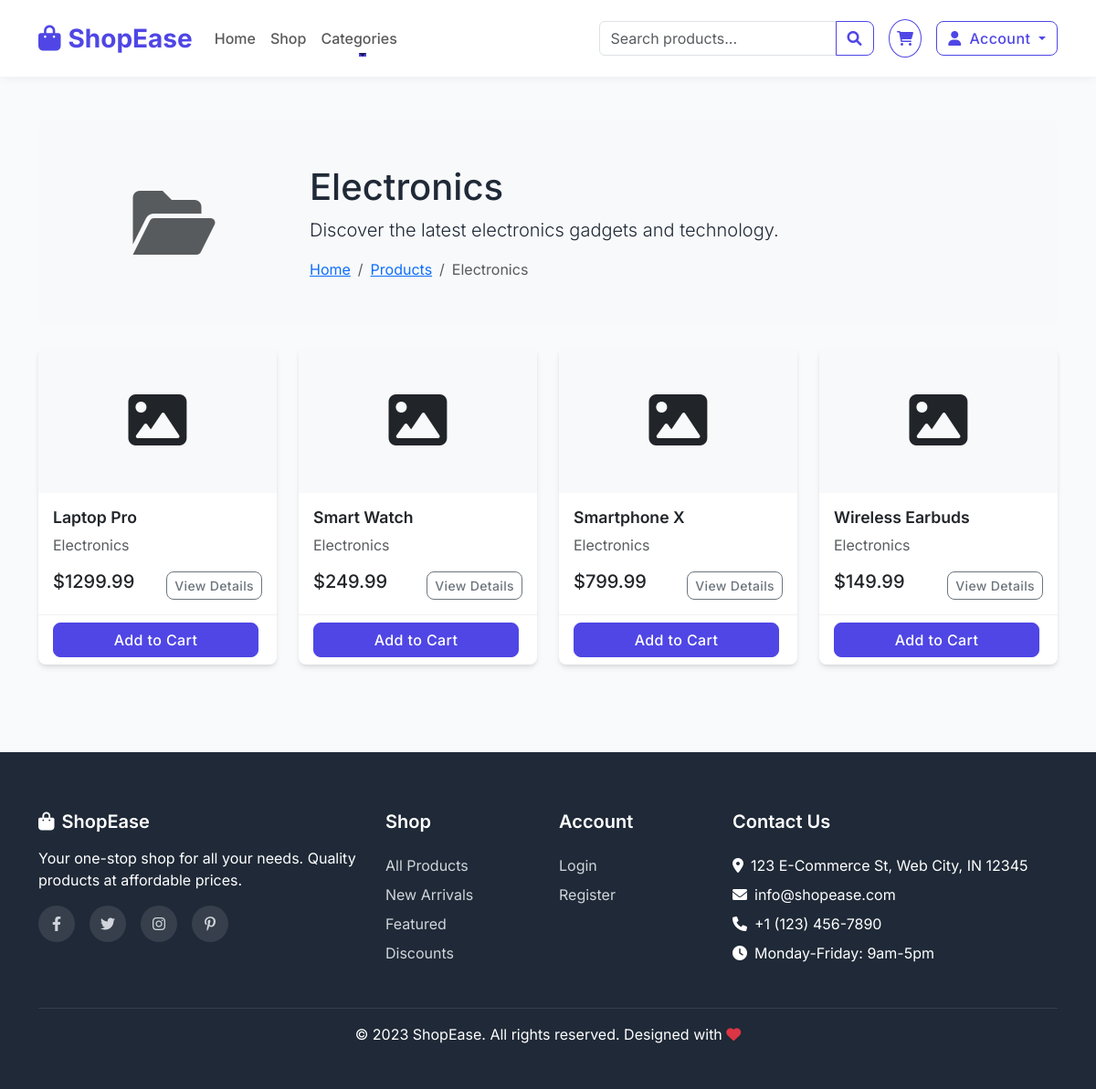
Page /category/electronics/ on the committed database.
### store/models.py (models this page shows, shortened)
class Category(models.Model):
    name = models.CharField(max_length=100)
    slug = models.SlugField(max_length=100, unique=True)
    description = models.TextField(blank=True)
    image = models.ImageField(upload_to='categories', blank=True)
    class Meta:
        verbose_name_plural = 'categories'

class Product(models.Model):
    name = models.CharField(max_length=200)
    slug = models.SlugField(max_length=200, unique=True)
    description = models.TextField()
    price = models.DecimalField(max_digits=10, decimal_places=2)
    image = models.ImageField(upload_to='products')
    stock = models.PositiveIntegerField(default=1)
    available = models.BooleanField(default=True)
    created = models.DateTimeField(auto_now_add=True)
    updated = models.DateTimeField(auto_now=True)
    category = models.ForeignKey(Category, on_delete=models.CASCADE, related_name='products')
    class Meta:
        ordering = ('name',)

### store/views.py (the view)
# urls.py: path('category/<slug:slug>/', views.category_detail, name='category_detail'),
def category_detail(request, slug):
    category = get_object_or_404(Category, slug=slug)
    products = Product.objects.filter(category=category, available=True)
    context = {
        'category': category,
        'products': products,
    }
    return render(request, 'store/category_detail.html', context)

### cart/context_processors.py (called while the page is built)
def cart_context(request):
    try:
        if request.user.is_authenticated:
            cart, created = Cart.objects.get_or_create(user=request.user, defaults={'cart_id': request.session.session_key})
        else:
            session_key = request.session.session_key
            if not session_key:
                request.session.create()
                session_key = request.session.session_key
            cart, created = Cart.objects.get_or_create(cart_id=session_key)
        cart_items = CartItem.objects.filter(cart=cart, is_active=True)
        cart_count = sum(item.quantity for item in cart_items)
        cart_total = sum(item.sub_total() for item in cart_items)
    except:
        cart_count = 0
        cart_total = 0
        cart_items = []
    return {
        'cart_count': cart_count,
        'cart_total': cart_total,
        'cart_items': cart_items,
    }

### templates/store/category_detail.html (shortened to what this page needs)
{% extends 'base.html' %}
{% block content %}
<div class="bg-light p-4 rounded mb-4">
    <div class="row align-items-center">
        <div class="col-md-3 text-center">
            {% if category.image %}
            <img src="{{ category.image.url }}" alt="{{ category.name }}" class="img-fluid rounded">
            {% else %}
            <div class="bg-light text-center py-5">
                <i class="fa fa-folder-open fa-5x text-muted"></i>
            </div>
            {% endif %}
        </div>
        <div class="col-md-9">
            <h1>{{ category.name }}</h1>
            {% if category.description %}
            <p class="lead">{{ category.description }}</p>
            {% endif %}
            <nav aria-label="breadcrumb">
                <ol class="breadcrumb mb-0">
                    <li class="breadcrumb-item"><a href="{% url 'home' %}">Home</a></li>
                    <li class="breadcrumb-item"><a href="{% url 'product_list' %}">Products</a></li>
                    <li class="breadcrumb-item active" aria-current="page">{{ category.name }}</li>
                </ol>
            </nav>
        </div>
    </div>
</div>
<div class="row row-cols-1 row-cols-md-4 g-4">
    {% for product in products %}
    <div class="col">
        <div class="card h-100 product-card">
            {% if product.image %}
            <img src="{{ product.image.url }}" class="card-img-top" alt="{{ product.name }}">
            {% else %}
            <div class="bg-light text-center py-5">
                <i class="fa fa-image fa-4x"></i>
            </div>
            {% endif %}
            <div class="card-body">
                <h5 class="card-title">{{ product.name }}</h5>
                <p class="card-text text-muted">{{ product.category.name }}</p>
                <div class="d-flex justify-content-between align-items-center">
                    <span class="h5">${{ product.price }}</span>
                    <a href="{% url 'product_detail' product.slug %}" class="btn btn-sm btn-outline-secondary">View Details</a>
                </div>
            </div>
            <div class="card-footer bg-transparent">
                <div class="d-flex justify-content-between">
                    <a href="{% url 'add_to_cart' product.id %}" class="btn btn-primary flex-grow-1 me-1">Add to Cart</a>
                </div>
            </div>
        </div>
    </div>
    {% endfor %}
</div>
{% endblock %}

### static/css/style.css (style rules this page uses)
:root { --primary-color: #4F46E5; --secondary-color: #10B981; --accent-color: #F59E0B; --dark-color: #1F2937; --light-color: #F9FAFB; --danger-color: #EF4444; --success-color: #10B981; --gray-color: #6B7280; --border-radius: 8px; --box-shadow: 0 4px 6px -1px rgba(0, 0, 0, 0.1), 0 2px 4px -1px rgba(0, 0, 0, 0.06); --transition: all 0.3s ease; }
body { font-family: 'Inter', sans-serif; color: var(--dark-color); background-color: #f8fafc; }
.btn { border-radius: var(--border-radius); transition: var(--transition); font-weight: 500; letter-spacing: 0.025em; }
.btn-primary { background-color: var(--primary-color); border-color: var(--primary-color); }
.card { border: none; border-radius: var(--border-radius); box-shadow: var(--box-shadow); transition: var(--transition); overflow: hidden; }
.product-card { height: 100%; transition: var(--transition); border-radius: var(--border-radius); }
.product-card .card-title { font-weight: 600; font-size: 1.1rem; }
.product-card .card-footer { background-color: white; border-top: 1px solid rgba(0, 0, 0, 0.05); }

### rows in the picture
Category: name "Electronics", description "Discover the latest electronics gadgets and technology."
Product: name "Laptop Pro", category.name "Electronics", price "1299.99"
Product: name "Smart Watch", category.name "Electronics", price "249.99"
Product: name "Smartphone X", category.name "Electronics", price "799.99"
Product: name "Wireless Earbuds", category.name "Electronics", price "149.99"
